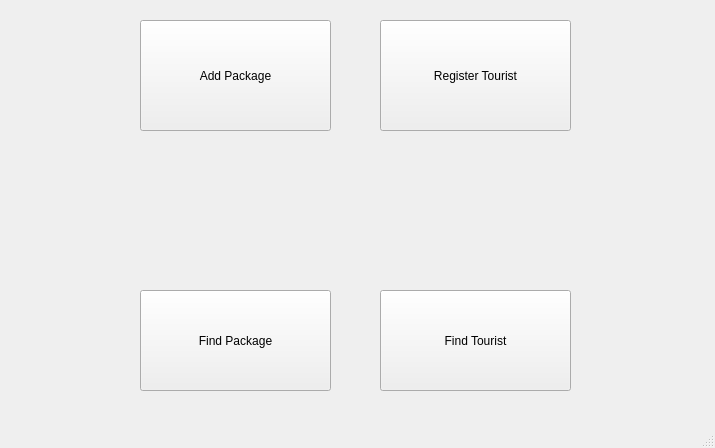
<?xml version="1.0" encoding="UTF-8"?>
<ui version="4.0">
 <class>MainWindow</class>
 <widget class="QMainWindow" name="MainWindow">
  <property name="geometry">
   <rect>
    <x>0</x>
    <y>0</y>
    <width>715</width>
    <height>448</height>
   </rect>
  </property>
  <property name="maximumSize">
   <size>
    <width>800</width>
    <height>500</height>
   </size>
  </property>
  <property name="windowTitle">
   <string>MyTouristManager 1.0</string>
  </property>
  <property name="styleSheet">
   <string notr="true">background-image:url(:/images/1_background_image.jpg);</string>
  </property>
  <widget class="QWidget" name="centralwidget">
   <widget class="QPushButton" name="pushButton">
    <property name="geometry">
     <rect>
      <x>140</x>
      <y>20</y>
      <width>191</width>
      <height>111</height>
     </rect>
    </property>
    <property name="text">
     <string>Add Package</string>
    </property>
   </widget>
   <widget class="QPushButton" name="pushButton_2">
    <property name="geometry">
     <rect>
      <x>380</x>
      <y>20</y>
      <width>191</width>
      <height>111</height>
     </rect>
    </property>
    <property name="text">
     <string>Register Tourist</string>
    </property>
   </widget>
   <widget class="QPushButton" name="pushButton_3">
    <property name="geometry">
     <rect>
      <x>140</x>
      <y>290</y>
      <width>191</width>
      <height>101</height>
     </rect>
    </property>
    <property name="text">
     <string>Find Package</string>
    </property>
   </widget>
   <widget class="QPushButton" name="pushButton_4">
    <property name="geometry">
     <rect>
      <x>380</x>
      <y>290</y>
      <width>191</width>
      <height>101</height>
     </rect>
    </property>
    <property name="text">
     <string>Find Tourist</string>
    </property>
   </widget>
  </widget>
  <widget class="QMenuBar" name="menubar">
   <property name="geometry">
    <rect>
     <x>0</x>
     <y>0</y>
     <width>715</width>
     <height>21</height>
    </rect>
   </property>
  </widget>
  <widget class="QStatusBar" name="statusbar"/>
 </widget>
 <resources/>
 <connections/>
</ui>
